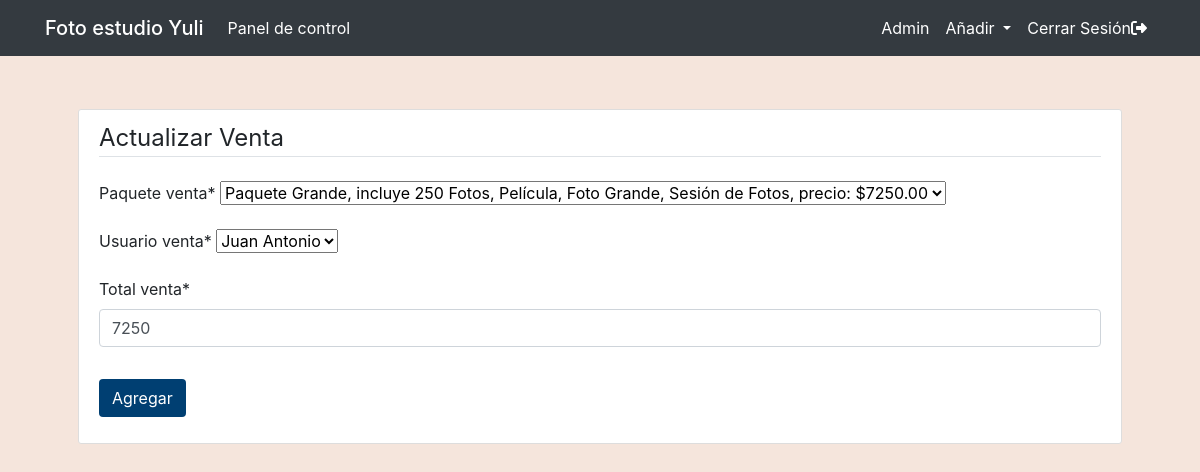
/ventas/none-paquete-grande-incluye-250-fotos-pelicula-foto-grande-sesion-de-fotos-precio-725000/actualizar (signed in), run on the app's committed database.
### main/models.py (models this page shows, shortened)
class Venta(models.Model):
    folio_venta = models.AutoField(primary_key=True)
    paquete_venta = models.ForeignKey(Paquete, null=False, blank=False, on_delete=models.CASCADE)
    usuario_venta = models.ForeignKey(Trabajador, null=False, blank=False, on_delete=models.CASCADE)
    fecha_venta = models.DateTimeField(auto_now_add=True)
    total_venta = models.PositiveSmallIntegerField(default=5)
    slug = models.SlugField(unique=True, blank=True)

### main/decorators.py (the view)
        def _wrapped_view(request, *args, **kwargs):
            if not request.user.is_superuser:
                messages.error(request, "¡No estás autorizado a esto! Ingresa para continuar")
                return redirect(redirect_url)
            return view_func(request, *args, **kwargs)

### main/forms.py
class VentasUpdateForm(forms.ModelForm):
    class Meta:
        model = Venta
        fields = [
            "paquete_venta",
            "usuario_venta",
            "total_venta",
        ]

### main/models.py (called while the page is built)
    def __str__(self):
        return self.nombre_empleado

    def __str__(self):
        txt = "{0}, incluye {1}, precio: ${2}.00"
        return txt.format(self.nombre_paquete, self.descripcion_paquete, self.precio_paquete)

### main/views.py (called while the page is built)
@user_is_superuser
def venta_update(request, venta: str):
    matching_article = Venta.objects.filter(slug = venta).first()
    if request.method == "POST":
        form = VentasUpdateForm(request.POST, request.FILES, instance=matching_article)
        if form.is_valid():
            form.save()
            return redirect(f'/ventas/{matching_article.slug}')
    else:
        form = VentasUpdateForm(instance=matching_article)
        return render(
            request=request,
            template_name='main/nuevo_objeto.html',
            context={
                "object": "Venta",
                "form": form,
                "type": "actualizar"
                }
            )

### main/templates/main/nuevo_objeto.html (shortened to what this page needs)
{% extends "main/header.html" %}
{% load crispy_forms_tags %}
{% block content %}
    <div class="content-section">
        <form method="POST" enctype="multipart/form-data">
            <fieldset class="form-group">
                {% if type == "actualizar" %}
                    <legend class="border-bottom mb-4">Actualizar {{ object }}</legend>
                {% else %}
                    <legend class="border-bottom mb-4">Nuevo {{ object }}</legend>
                {% endif %}
                {{ form|crispy }}
            </fieldset>
            <div class="form-group">
                <button class="btn btncolor" type="submit">Agregar</button>
            </div>
        </form>
    </div>
{% endblock content %}

### main/static/main/main.css (style rules this page uses)
:root { --footercolor: #003F72; --navbarcolor: #ffffff; --btncolor: #003F72; --socialcolor: #003F72; --brightText: #ffffff; }
.btncolor { background-color: var(--btncolor) !important; color: var(--brightText) !important; }
body { background: #f5e5dc; }
.content-section { background: #ffffff; padding: 10px 20px; border: 1px solid #dddddd; border-radius: 3px; margin-bottom: 20px; }

### data on the page
Venta: paquete_venta "Paquete Grande, incluye 250 Fotos, Película, Foto Grande, Sesión de Fotos, precio: $7250.00", usuario_venta "Juan Antonio", total_venta "7250"

### other printed values
{{ object }} "Venta"
